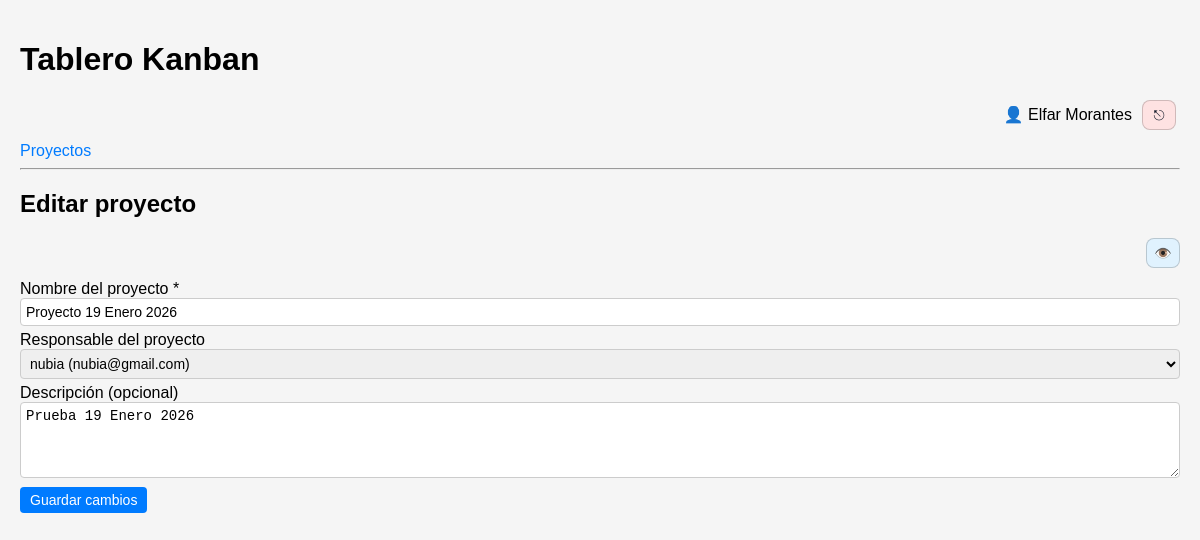
The page /?controller=projects&action=edit&id=14 (signed in) on the database its author committed.
### tables this page shows
CREATE TABLE `users` (
  `id` int(11) NOT NULL,
  `name` varchar(120) NOT NULL,
  `email` varchar(190) NOT NULL,
  `password_hash` varchar(255) NOT NULL,
  `role` enum('owner','admin','member','viewer') NOT NULL DEFAULT 'member',
  `created_at` datetime NOT NULL DEFAULT current_timestamp()
);

CREATE TABLE `projects` (
  `id` int(11) NOT NULL,
  `created_by` int(11) DEFAULT NULL,
  `name` varchar(255) NOT NULL,
  `responsible` varchar(120) DEFAULT NULL,
  `responsible_user_id` int(11) DEFAULT NULL,
  `description` text DEFAULT NULL,
  `created_at` datetime NOT NULL DEFAULT current_timestamp()
);

CREATE TABLE `project_members` (
  `project_id` int(11) NOT NULL,
  `user_id` int(11) NOT NULL,
  `role` enum('owner','admin','member','viewer') NOT NULL DEFAULT 'member',
  `created_at` datetime NOT NULL DEFAULT current_timestamp()
);

### core/BaseController.php (called while the page is built, shortened)
<?php
abstract class BaseController
{
    protected function render(string $view, array $params = []): void
    {
        extract($params);
        $viewFile = __DIR__ . '/../app/views/' . $view . '.php';
        include __DIR__ . '/../app/views/layout.php';
    }
}

### app/controllers/ProjectsController.php (called while the page is built, shortened)
<?php
require_once __DIR__ . '/../../core/BaseController.php';
require_once __DIR__ . '/../models/Project.php';
require_once __DIR__ . '/../../core/Auth.php';
require_once __DIR__ . '/../models/ProjectMember.php';
require_once __DIR__ . '/../models/User.php';
class ProjectsController extends BaseController
{
    public function edit(): void
    {
        $projectId = (int)($_GET['id'] ?? 0);
        $project = Project::find($projectId);
        $members = ProjectMember::usersForProject($projectId);
        $this->render('projects/edit', [
        'project' => $project,
        'members' => $members
        ]);
    }
}

### public/index.php (called while the page is built, shortened)
<?php
$actionName     = $_GET['action'] ?? 'index';
$controller = new $controllerClass();
try {
    $controller->$actionName();
} catch (Exception $e) {
    echo "<h1>Error</h1>";
    echo "<p>" . htmlspecialchars($e->getMessage()) . "</p>";
}

### core/Auth.php (called while the page is built, shortened)
<?php
class Auth
{
    public static function userId(): ?int
    {
        return isset($_SESSION['user_id']) ? (int)$_SESSION['user_id'] : null;
    }
    public static function check(): bool
    {
        return self::userId() !== null;
    }
}

### config/db.php (called while the page is built)
<?php
class Database
{
    private static ?\PDO $connection = null;
    public static function getConnection(): \PDO
    {
        if (self::$connection === null) {
            $host = 'localhost';
            $db   = 'kanban_db';
            $user = 'root';
            $pass = '';
            $dsn  = "mysql:host=$host;dbname=$db;charset=utf8mb4";
            self::$connection = new PDO($dsn, $user, $pass, [
                PDO::ATTR_ERRMODE            => PDO::ERRMODE_EXCEPTION,
                PDO::ATTR_DEFAULT_FETCH_MODE => PDO::FETCH_ASSOC
            ]);
            self::$connection->exec("SET time_zone = '-05:00'");
        }
        return self::$connection;
    }
}

### app/models/User.php (called while the page is built, shortened)
<?php
require_once __DIR__ . '/../../config/db.php';
class User
{
    private static function db(): PDO { return Database::getConnection(); }
    public static function find(int $id): ?array
    {
        $stmt = self::db()->prepare("SELECT id,name,email,role FROM users WHERE id=? LIMIT 1");
        $stmt->execute([$id]);
        $u = $stmt->fetch();
        return $u ?: null;
    }
}

### app/models/Project.php (called while the page is built, shortened)
<?php
class Project extends Model
{
    public static function find(int $id): ?array
    {
        $db = self::db();
        $stmt = $db->prepare("SELECT * FROM projects WHERE id = :id");
        $stmt->execute(['id' => $id]);
        $project = $stmt->fetch();
        return $project ?: null;
    }
}

### app/models/ProjectMember.php (called while the page is built, shortened)
<?php
require_once __DIR__ . '/../../config/db.php';
class ProjectMember
{
    private static function db(): PDO { return Database::getConnection(); }
    public static function usersForProject(int $projectId): array
    {
        $db = self::db();
        $stmt = $db->prepare("
            SELECT u.id, u.name, u.email, pm.role
            FROM project_members pm
            JOIN users u ON u.id = pm.user_id
            WHERE pm.project_id = ?
            ORDER BY FIELD(pm.role,'owner','admin','member','viewer'), u.name
        ");
        $stmt->execute([$projectId]);
        return $stmt->fetchAll();
    }
}

### app/views/projects/edit.php (the view, shortened to what this page needs)
<h2>Editar proyecto</h2>
<div style="margin-top:12px;" class="project-actions">
  <a class="btn-action view tip"
     data-tip="Volver al tablero"
     href="<?= BASE_URL ?>?controller=projects&action=show&id=<?= (int)$project['id'] ?>">👁️</a>
</div>
<form method="post" action="<?= BASE_URL ?>?controller=projects&action=update">
    <label for="name">Nombre del proyecto *</label>
    <input type="text" id="name" name="name" required
           value="<?= htmlspecialchars($project['name']) ?>">
           <label for="responsible_user_id">Responsable del proyecto</label>
            <select id="responsible_user_id" name="responsible_user_id">
            <?php foreach ($members as $m): ?>
                <option value="<?= (int)$m['id'] ?>"
                <?= ((int)($project['responsible_user_id'] ?? 0) === (int)$m['id']) ? 'selected' : '' ?>>
                <?= htmlspecialchars($m['name']) ?> (<?= htmlspecialchars($m['email']) ?>)
                </option>
            <?php endforeach; ?>
            </select>
    <label for="description">Descripción (opcional)</label>
    <textarea id="description" name="description" rows="4"><?= htmlspecialchars($project['description'] ?? '') ?></textarea>
    <button type="submit">Guardar cambios</button>
</form>

### app/views/layout.php (shortened to what this page needs)
<!DOCTYPE html>
<html lang="es">
<head>
</head>
<?php $isAuthPage = (strpos($viewFile, '/auth/login.php') !== false); ?>
<body class="<?= $isAuthPage ? 'auth-body' : '' ?>">
<?php if (!$isAuthPage): ?>
<header>
    <h1>Tablero Kanban</h1>
<nav>
    <?php
    require_once __DIR__ . '/../../core/Auth.php';
    require_once __DIR__ . '/../models/User.php';
    ?>
    <?php if (Auth::check()): ?>
      <?php $u = User::find(Auth::userId()); ?>
      <div style="display:flex;justify-content:flex-end;align-items:center;gap:10px;margin-bottom:12px;">
        <span class="tip" data-tip="<?= htmlspecialchars($u['email'] ?? '') ?>">
          👤 <?= htmlspecialchars($u['name'] ?? 'Usuario') ?>
        </span>
        <a href="<?= BASE_URL ?>?controller=auth&action=logout"
          class="btn-action del tip"
          data-tip="Cerrar sesión">
          ⎋
        </a>
      </div>
    <?php endif; ?>
</nav>
    <nav>
        <a href="<?= BASE_URL ?>?controller=projects&action=index">Proyectos</a>
    </nav>
    <hr>
</header>
<?php endif; ?>
<main class="<?= $isAuthPage ? 'auth-main' : '' ?>">
    <?php include $viewFile; ?>
</main>
</body>
</html>

### app/views/layout.php (style rules this page uses)
body { font-family: Arial, sans-serif; margin: 0; padding: 20px; background: #f5f5f5; }
header { margin-bottom: 20px; }
a { text-decoration: none; color: #007bff; }
form { margin-top: 8px; margin-bottom: 8px; }
input[type="text"], textarea, select { width: 100%; box-sizing: border-box; padding: 5px; margin-bottom: 5px; border-radius: 4px; border: 1px solid #ccc; font-size: 14px; }
button { padding: 5px 10px; border: none; border-radius: 4px; background: #007bff; color: #fff; cursor: pointer; font-size: 14px; }
.btn-action { width: 32px; height: 28px; display: inline-flex; align-items: center; justify-content: center; border-radius: 8px; border: 1px solid rgba(0,0,0,0.18); background: rgba(255,255,255,0.95); color: #111827; cursor: pointer; font-size: 14px; line-height: 1; margin-right: 4px; }
.btn-action.view { background: #e0f2fe; }
.btn-action.del { background: #fee2e2; }
.tip { position: relative; }
.project-actions { display: flex; align-items: center; gap: 8px; flex-wrap: wrap; margin-bottom: 12px; }
.project-actions a, .project-actions form { margin: 0; }
.project-actions { display:flex; align-items:center; justify-content:flex-end; gap:8px; flex-wrap:wrap; }

### rows shown on the page
users: name "Elfar Morantes"
projects: name "Proyecto 19 Enero 2026", responsible_user_id "nubia (nubia@gmail.com)", description "Prueba 19 Enero 2026"
